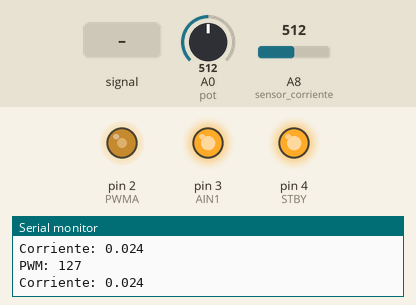
Simulated run of this sketch. Board: Arduino Mega 2560, built with avr-gcc and run on an emulated ATmega2560. Parts: output pins drawn as LEDs (lit = HIGH), the last lines printed to the serial monitor. Dashed ring = blinking. The inputs (shaded band) are chosen by the test bench; at power-on: A0 (pot) = 512, A8 (sensor_corriente) = 512.

Above: at 1.2 s.
1.3 s: A8 (sensor_corriente) fed a 200 Hz sine of ±460 counts around its level
At 3.9 s:
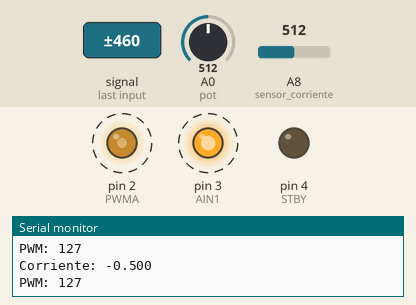
4.3 s: A0 (pot) set to 716
At 6.4 s:
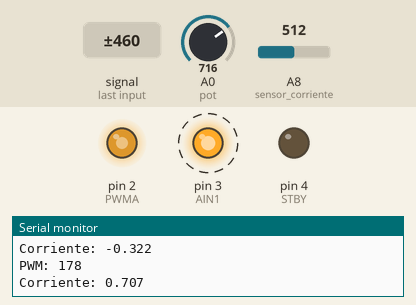
7.3 s: A0 (pot) set to 0
10.2 s: A0 (pot) set to 389
At 10.7 s:
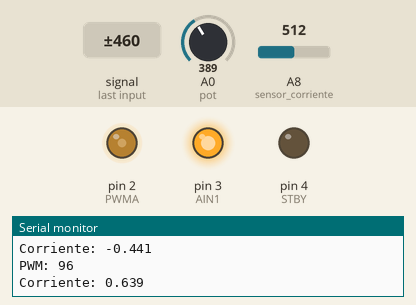
13.2 s: A0 (pot) set to 420
16.1 s: A8 (sensor_corriente) set to 716
At 17.6 s:
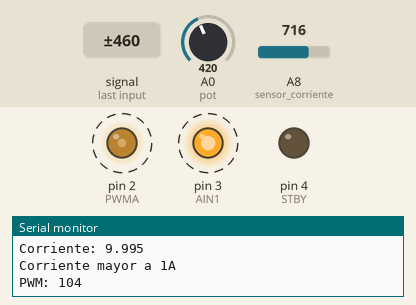
Timing chart, 0 to 18.6 s (numbered marks = the images above; inputs shaded):
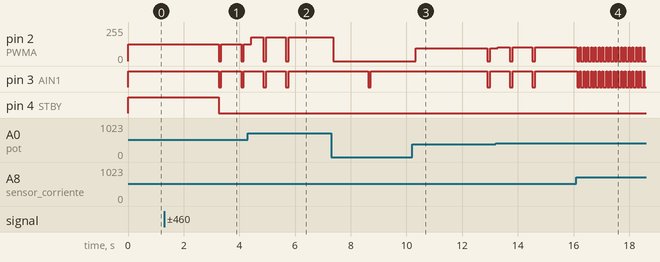

Measured:
- after the input at 1.3 s, pin 2 (PWMA): alternates 127/255 for 0.70 s and 0/255 for 0.10 s, starting after 2.0 s; pin 3 (AIN1): alternates HIGH for 0.70 s and LOW for 0.10 s, starting after 2.0 s; pin 4 (STBY): HIGH → LOW after 2.0 s
- after the input at 10.2 s, pin 2 (PWMA): 0/255 → 96/255 after 0.13 s, → 0/255 2.6 s later, → 96/255 0.10 s later
- after the input at 16.1 s, pin 2 (PWMA): alternates 104/255 for 0.03 s and 0/255 for 0.10 s, starting at once; pin 3 (AIN1): alternates HIGH for 0.03 s and LOW for 0.10 s, starting at once

The sketch:

prueba2.ino
```cpp
// ----- CONTROL PWM DE UNA BOMBA DE AGUA -----

// Pines bomba de agua
const int PWMA = 2;
const int AIN1 = 3;
const int STBY = 4;

// Pines potenciómetro
const int pot = A0;
int lectura_pot;

// Pines sensor de corriente
const int sensor_corriente = A8;
float sensibilidad = 0.100;

void setup() {
  pinMode(PWMA, OUTPUT);
  pinMode(AIN1, OUTPUT);
  pinMode(STBY, OUTPUT);

  digitalWrite(STBY, HIGH);

  Serial.begin(9600);
}

void loop() {
  // Control e impresión del PWM de la bomba de agua
  lectura_pot = analogRead(pot);
  int salida = map(lectura_pot, 0, 1023, 0, 255);
  analogWrite(PWMA, salida);
  digitalWrite(AIN1, HIGH);

  Serial.print("PWM: ");
  Serial.println(salida);

  // Lectura de la corriente desde el sensor
  float I = get_corriente(200);
  Serial.print("Corriente: ");
  Serial.println(I, 3);

  if (I >= 1.0) {
    digitalWrite(STBY, LOW);
    digitalWrite(AIN1, LOW);
    digitalWrite(PWMA, LOW);
    Serial.println("Corriente mayor a 1A");
  }

  delay(100);
}

float get_corriente(int n_muestras){
  float voltajeSensor;
  float corriente = 0;
  for (int i = 0; i < n_muestras; i++) {
    voltajeSensor = analogRead(sensor_corriente) * (5.0 / 1023.0);
    corriente = corriente + (voltajeSensor - 2.5) / sensibilidad;
  }
  corriente = corriente / n_muestras;
  return corriente;
}
```
